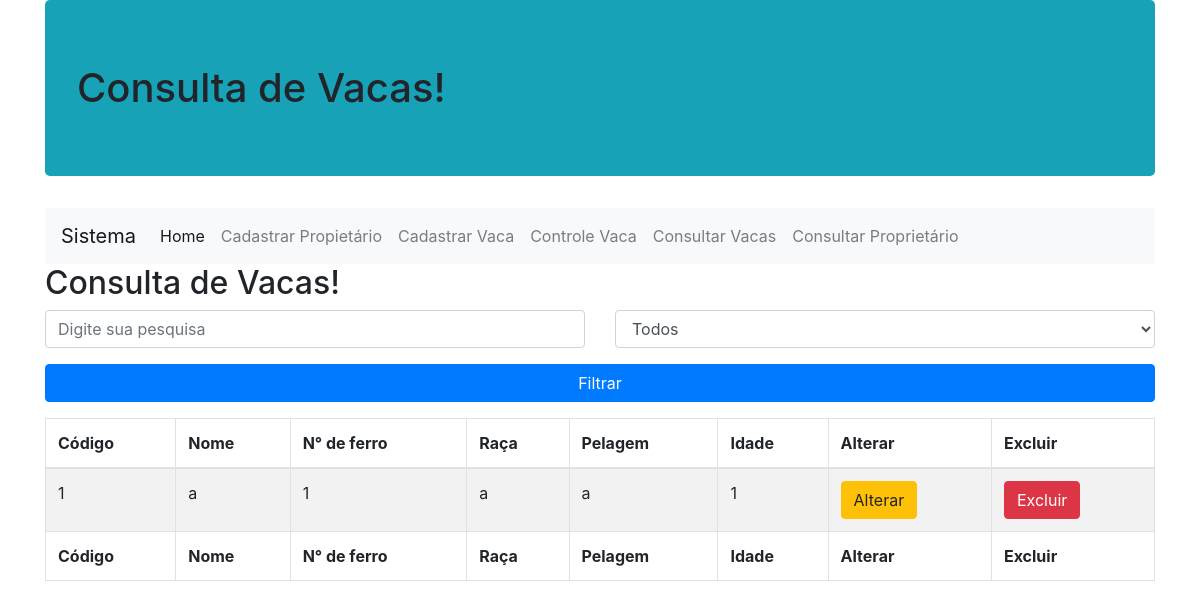
/consultar-vaca.php, run on the app's committed database.
### tables this page shows
CREATE TABLE `vaca` (
  `idVaca` int(11) NOT NULL,
  `nAnimal` varchar(100) NOT NULL,
  `nDeFerro` int(11) NOT NULL,
  `raca` varchar(100) NOT NULL,
  `pelagem` varchar(100) NOT NULL,
  `idade` int(11) NOT NULL
);

### dao/conexaobanco.class.php (called while the page is built, shortened)
<?php
class ConexaoBanco extends PDO {
  private static $instance = null;
  public static function getInstance(){
    try{
      if(!isset(self::$instance)){
        self::$instance = new
        ConexaoBanco("mysql:dbname=fazenda;host=localhost","root","");
      }
      return self::$instance;
    }catch(PDOException $e){
      echo "Erro ao cadastrar no banco! ".$e;
    }
  }
}

### dao/vacadao.class.php (called while the page is built, shortened)
<?php
require 'conexaobanco.class.php';
class VacaDAO{
  private $conexao = null;
  public function __construct(){
    $this->conexao = ConexaoBanco::getInstance();
  }
  public function buscarVacas(){
   try{
     $stat = $this->conexao->query("select * from vaca");
     $array = $stat->fetchAll(PDO::FETCH_CLASS, 'Vaca');
     return $array;
   }catch(PDOException $e){
     echo "Erro ao buscar vacas! ".$e;
   }
  }
}

### modelo/vaca.class.php (called while the page is built, shortened)
<?php
class Vaca{
  public function __get($a){return $this->$a;}
}

### consultar-vaca.php (the view, shortened to what this page needs)
<?php
include_once 'dao/vacadao.class.php';
include_once 'modelo/vaca.class.php';
$vacDAO = new VacaDAO();
$array = $vacDAO->buscarVacas();
?>
<!DOCTYPE html>
<html lang="pt-br">
<head>
  <link href="vendor/twbs/bootstrap/dist/css/bootstrap.min.css" rel="stylesheet"/>
</head>
<body>
  <div class="container">
    <h1 class="jumbotron bg-info">Consulta de Vacas!</h1>
    <nav class="navbar navbar-expand-lg navbar-light bg-light">
      <a class="navbar-brand" href="#">Sistema</a>
      <div class="collapse navbar-collapse" id="navbarNav">
        <ul class="navbar-nav">
          <li class="nav-item active">
            <a class="nav-link" href="index.php">Home<span class="sr-only"></a>
          </li>
          <li class="nav-item">
            <a class="nav-link" href="cadastro-proprietario.php">Cadastrar Propietário</a>
          </li>
          <li class="nav-item">
            <a class="nav-link" href="cadastro-vaca.php">Cadastrar Vaca</a>
          </li>
          <li class="nav-item">
            <a class="nav-link" href="tabela-vaca.php">Controle Vaca</a>
          </li>
          <li class="nav-item">
            <a class="nav-link" href="consultar-vaca.php">Consultar Vacas<span class="sr-only">(current)</span></a>
          </li>
          <li class="nav-item">
            <a class="nav-link" href="consultar-proprietario.php">Consultar Proprietário</a>
          </li>
        </ul>
      </div>
    </nav>
    <h2>Consulta de Vacas!</h2>
    <form name="formfiltro" method="post" action="">
      <div class="row">
        <div class="form-group col-md-6">
          <input type="text" name="txtfiltro" class="form-control" placeholder="Digite sua pesquisa">
        </div>
      <div class="form-group col-md-6">
        <select name="selfiltro" class="form-control">
          <option value="todos">Todos</option>
        </select>
      </div>
      </div>
      <div class="form-group">
        <input type="submit" name="filtrar" value="Filtrar" class="btn btn-primary btn-block">
      </div>
    </form>
    <div class="table-responsive">
      <table class="table table-striped table-bordered table-hover table-condensed">
        <thead>
          <tr>
            <th>Código</th>
            <th>Nome</th>
            <th>N° de ferro</th>
            <th>Raça</th>
            <th>Pelagem</th>
            <th>Idade</th>
            <th>Alterar</th>
            <th>Excluir</th>
          </tr>
        </thead>
        <tfoot>
          <tr>
            <th>Código</th>
            <th>Nome</th>
            <th>N° de ferro</th>
            <th>Raça</th>
            <th>Pelagem</th>
            <th>Idade</th>
            <th>Alterar</th>
            <th>Excluir</th>
          </tr>
        </tfoot>
        <tbody>
          <?php
          foreach($array as $v){
            echo "<tr>";
              echo "<td>$v->idVaca</td>";
              echo "<td>$v->nAnimal</td>";
              echo "<td>$v->nDeFerro</td>";
              echo "<td>$v->raca</td>";
              echo "<td>$v->pelagem</td>";
              echo "<td>$v->idade</td>";
              echo "<td><a href='alterar-vaca.php?id=$v->idVaca' class='btn btn-warning'>Alterar</a></td>";
              echo "<td><a href='consultar-vaca.php?id=$v->idVaca' class='btn btn-danger'>Excluir</a></td>";
            echo "</tr>";
          }
          ?>
        </tbody>
      </table>
    </div>
  </div>
</body>
</html>

### data on the page
vaca: idVaca "1", nAnimal "a", nDeFerro "1", raca "a", pelagem "a", idade "1"
